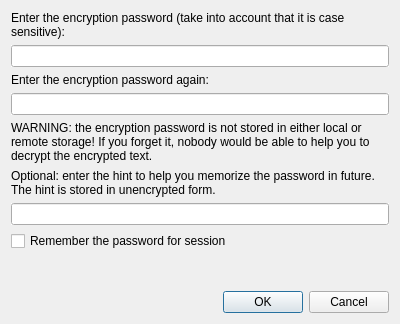
<?xml version="1.0" encoding="UTF-8"?>
<ui version="4.0">
 <class>EncryptionDialog</class>
 <widget class="QDialog" name="EncryptionDialog">
  <property name="geometry">
   <rect>
    <x>0</x>
    <y>0</y>
    <width>400</width>
    <height>324</height>
   </rect>
  </property>
  <property name="windowTitle">
   <string>Encrypt text</string>
  </property>
  <layout class="QVBoxLayout" name="verticalLayout">
   <item>
    <widget class="QLabel" name="enterEncryptionPasswordLabel">
     <property name="text">
      <string>Enter the encryption password (take into account that it is case sensitive):</string>
     </property>
     <property name="wordWrap">
      <bool>true</bool>
     </property>
     <property name="textInteractionFlags">
      <set>Qt::NoTextInteraction</set>
     </property>
    </widget>
   </item>
   <item>
    <widget class="QLineEdit" name="encryptionPasswordLineEdit">
     <property name="autoFillBackground">
      <bool>true</bool>
     </property>
     <property name="echoMode">
      <enum>QLineEdit::Password</enum>
     </property>
    </widget>
   </item>
   <item>
    <widget class="QLabel" name="repeatEncryptionPasswordLabel">
     <property name="text">
      <string>Enter the encryption password again:</string>
     </property>
     <property name="wordWrap">
      <bool>true</bool>
     </property>
     <property name="textInteractionFlags">
      <set>Qt::NoTextInteraction</set>
     </property>
    </widget>
   </item>
   <item>
    <widget class="QLineEdit" name="repeatEncryptionPasswordLineEdit">
     <property name="autoFillBackground">
      <bool>true</bool>
     </property>
     <property name="echoMode">
      <enum>QLineEdit::Password</enum>
     </property>
    </widget>
   </item>
   <item>
    <widget class="QLabel" name="warningLabel">
     <property name="text">
      <string>&lt;html&gt;&lt;head/&gt;&lt;body&gt;&lt;p&gt;WARNING: the encryption password is not stored in either local or remote storage! If you forget it, nobody would be able to help you to decrypt the encrypted text.&lt;/p&gt;&lt;/body&gt;&lt;/html&gt;</string>
     </property>
     <property name="wordWrap">
      <bool>true</bool>
     </property>
     <property name="textInteractionFlags">
      <set>Qt::NoTextInteraction</set>
     </property>
    </widget>
   </item>
   <item>
    <widget class="QLabel" name="enterHintLabel">
     <property name="text">
      <string>&lt;html&gt;&lt;head/&gt;&lt;body&gt;&lt;p&gt;Optional: enter the hint to help you memorize the password in future. The hint is stored in unencrypted form. &lt;/p&gt;&lt;/body&gt;&lt;/html&gt;</string>
     </property>
     <property name="wordWrap">
      <bool>true</bool>
     </property>
     <property name="textInteractionFlags">
      <set>Qt::NoTextInteraction</set>
     </property>
    </widget>
   </item>
   <item>
    <widget class="QLineEdit" name="hintLineEdit">
     <property name="autoFillBackground">
      <bool>true</bool>
     </property>
    </widget>
   </item>
   <item>
    <widget class="QCheckBox" name="rememberPasswordForSessionCheckBox">
     <property name="text">
      <string>Remember the password for session</string>
     </property>
    </widget>
   </item>
   <item>
    <widget class="QLabel" name="onErrorTextLabel">
     <property name="sizePolicy">
      <sizepolicy hsizetype="Preferred" vsizetype="Expanding">
       <horstretch>0</horstretch>
       <verstretch>0</verstretch>
      </sizepolicy>
     </property>
     <property name="textFormat">
      <enum>Qt::RichText</enum>
     </property>
     <property name="wordWrap">
      <bool>true</bool>
     </property>
     <property name="textInteractionFlags">
      <set>Qt::NoTextInteraction</set>
     </property>
    </widget>
   </item>
   <item>
    <widget class="QDialogButtonBox" name="buttonBox">
     <property name="orientation">
      <enum>Qt::Horizontal</enum>
     </property>
     <property name="standardButtons">
      <set>QDialogButtonBox::Cancel|QDialogButtonBox::Ok</set>
     </property>
    </widget>
   </item>
  </layout>
 </widget>
 <resources/>
 <connections>
  <connection>
   <sender>buttonBox</sender>
   <signal>accepted()</signal>
   <receiver>EncryptionDialog</receiver>
   <slot>accept()</slot>
   <hints>
    <hint type="sourcelabel">
     <x>248</x>
     <y>254</y>
    </hint>
    <hint type="destinationlabel">
     <x>157</x>
     <y>274</y>
    </hint>
   </hints>
  </connection>
  <connection>
   <sender>buttonBox</sender>
   <signal>rejected()</signal>
   <receiver>EncryptionDialog</receiver>
   <slot>reject()</slot>
   <hints>
    <hint type="sourcelabel">
     <x>316</x>
     <y>260</y>
    </hint>
    <hint type="destinationlabel">
     <x>286</x>
     <y>274</y>
    </hint>
   </hints>
  </connection>
 </connections>
</ui>
